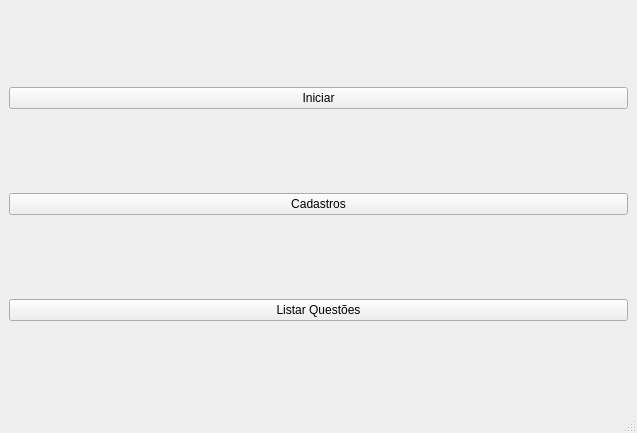
<?xml version="1.0" encoding="UTF-8"?>
<ui version="4.0">
 <class>MainWindow</class>
 <widget class="QMainWindow" name="MainWindow">
  <property name="geometry">
   <rect>
    <x>0</x>
    <y>0</y>
    <width>637</width>
    <height>433</height>
   </rect>
  </property>
  <property name="windowTitle">
   <string>MainWindow</string>
  </property>
  <widget class="QWidget" name="centralwidget">
   <layout class="QVBoxLayout" name="verticalLayout">
    <item>
     <widget class="QPushButton" name="init">
      <property name="text">
       <string>Iniciar</string>
      </property>
     </widget>
    </item>
    <item>
     <widget class="QPushButton" name="pushButton">
      <property name="text">
       <string>Cadastros</string>
      </property>
     </widget>
    </item>
    <item>
     <widget class="QPushButton" name="pushButton_2">
      <property name="text">
       <string>Listar Questões</string>
      </property>
     </widget>
    </item>
   </layout>
  </widget>
  <widget class="QMenuBar" name="menubar">
   <property name="geometry">
    <rect>
     <x>0</x>
     <y>0</y>
     <width>637</width>
     <height>30</height>
    </rect>
   </property>
  </widget>
  <widget class="QStatusBar" name="statusbar"/>
 </widget>
 <resources/>
 <connections/>
</ui>
